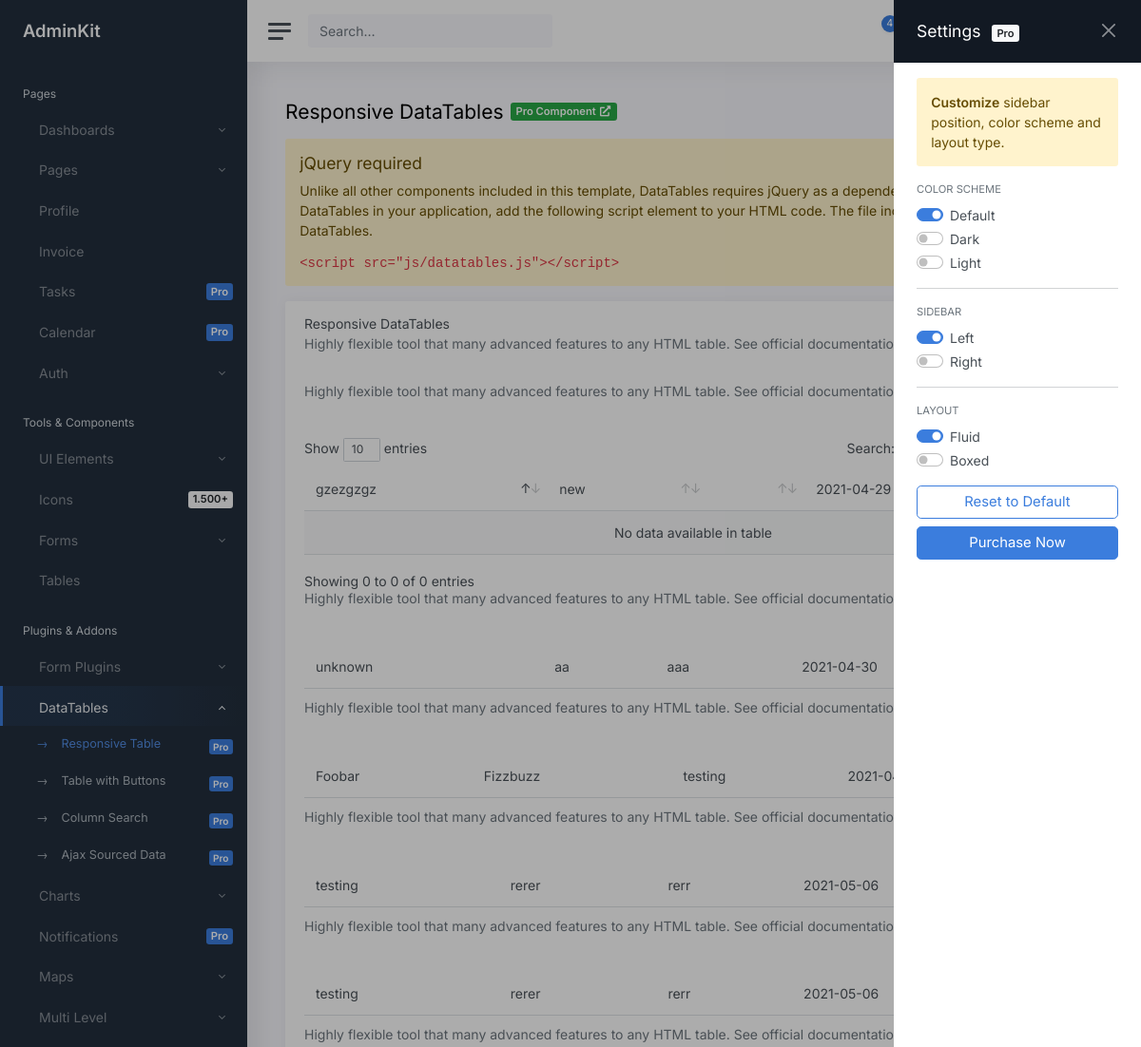
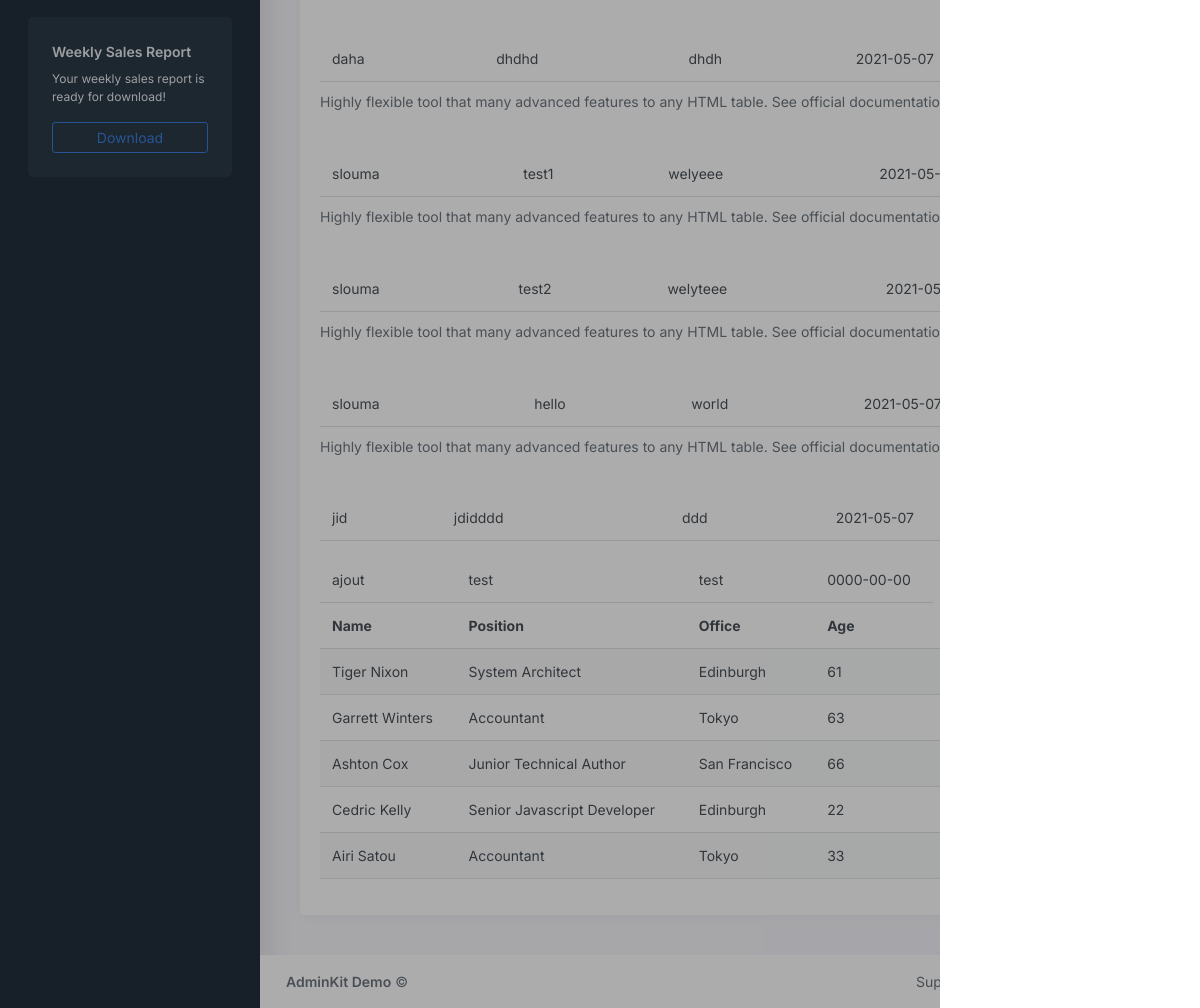
Screenshot of /back/backendtable.php with the database file from the repository (2 pictures, top to bottom).
### tables this page shows
CREATE TABLE `threads` (
  `ID` int(11) NOT NULL,
  `utilisateur` varchar(20) NOT NULL,
  `titre` varchar(100) NOT NULL,
  `contenu` varchar(1000) NOT NULL,
  `date` date NOT NULL DEFAULT current_timestamp()
);

### Controller/sujetC.php (called while the page is built, shortened)
<?PHP
class ForumC
{
	public function afficherThreads()
	{
		$sql = "SELECT * FROM threads";
		$db = config::getConnexion();
		try {
			$liste = $db->query($sql);
			return $liste;
		} catch (Exception $e) {
			die('Erreur: ' . $e->getMessage());
		}
	}
}

### back/backendtable.php (the view, shortened to what this page needs)
<?php
    include "../Controller/sujetC.php";
    $sujetC = new  forumC();
    $listeU = $sujetC->afficherThreads();
?>
<!DOCTYPE html>
<html lang="en">
<head>
	<link href="css/app.css" rel="stylesheet">
</head>
<body data-theme="default" data-layout="fluid" data-sidebar="left">
	<div class="wrapper">
		<nav id="sidebar" class="sidebar">
			<div class="sidebar-content js-simplebar">
				<a class="sidebar-brand" href="index.html">
					<span class="align-middle">AdminKit</span>
				</a>
				<ul class="sidebar-nav">
					<li class="sidebar-header">
						Pages
					</li>
					<li class="sidebar-item">
						<a data-bs-target="#dashboards" data-bs-toggle="collapse" class="sidebar-link collapsed">
							<i class="align-middle" data-feather="sliders"></i> <span class="align-middle">Dashboards</span>
						</a>
					</li>
					<li class="sidebar-item">
						<a data-bs-target="#pages" data-bs-toggle="collapse" class="sidebar-link collapsed">
							<i class="align-middle" data-feather="layout"></i> <span class="align-middle">Pages</span>
						</a>
					</li>
					<li class="sidebar-item">
						<a class="sidebar-link" href="pages-profile.html">
							<i class="align-middle" data-feather="user"></i> <span class="align-middle">Profile</span>
						</a>
					</li>
					<li class="sidebar-item">
						<a class="sidebar-link" href="pages-invoice.html">
							<i class="align-middle" data-feather="credit-card"></i> <span class="align-middle">Invoice</span>
						</a>
					</li>
					<li class="sidebar-item">
						<a class="sidebar-link" href="pages-tasks.html">
							<i class="align-middle" data-feather="list"></i> <span class="align-middle">Tasks</span>
							<span class="sidebar-badge badge bg-primary">Pro</span>
						</a>
					</li>
					<li class="sidebar-item">
						<a class="sidebar-link" href="calendar.html">
							<i class="align-middle" data-feather="calendar"></i> <span class="align-middle">Calendar</span>
							<span class="sidebar-badge badge bg-primary">Pro</span>
						</a>
					</li>
					<li class="sidebar-item">
						<a href="#auth" data-bs-toggle="collapse" class="sidebar-link collapsed">
							<i class="align-middle" data-feather="users"></i> <span class="align-middle">Auth</span>
						</a>
					</li>
					<li class="sidebar-header">
						Tools & Components
					</li>
					<li class="sidebar-item">
						<a data-bs-target="#ui" data-bs-toggle="collapse" class="sidebar-link collapsed">
							<i class="align-middle" data-feather="briefcase"></i> <span class="align-middle">UI Elements</span>
						</a>
					</li>
					<li class="sidebar-item">
						<a data-bs-target="#icons" data-bs-toggle="collapse" class="sidebar-link collapsed">
							<i class="align-middle" data-feather="coffee"></i> <span class="align-middle">Icons</span>
							<span class="sidebar-badge badge bg-light">1.500+</span>
						</a>
					</li>
					<li class="sidebar-item">
						<a data-bs-target="#forms" data-bs-toggle="collapse" class="sidebar-link collapsed">
							<i class="align-middle" data-feather="check-circle"></i> <span class="align-middle">Forms</span>
						</a>
					</li>
					<li class="sidebar-item">
						<a class="sidebar-link" href="tables-bootstrap.html">
							<i class="align-middle" data-feather="list"></i> <span class="align-middle">Tables</span>
						</a>
					</li>
					<li class="sidebar-header">
						Plugins & Addons
					</li>
					<li class="sidebar-item">
						<a data-bs-target="#form-plugins" data-bs-toggle="collapse" class="sidebar-link collapsed">
							<i class="align-middle" data-feather="check-square"></i> <span class="align-middle">Form Plugins</span>
						</a>
					</li>
					<li class="sidebar-item active">
						<a data-bs-target="#datatables" data-bs-toggle="collapse" class="sidebar-link">
							<i class="align-middle" data-feather="list"></i> <span class="align-middle">DataTables</span>
						</a>
						<ul id="datatables" class="sidebar-dropdown list-unstyled collapse show" data-bs-parent="#sidebar">
							<li class="sidebar-item active"><a class="sidebar-link" href="tables-datatables-responsive.html">Responsive Table <span
										class="sidebar-badge badge bg-primary">Pro</span></a></li>
							<li class="sidebar-item"><a class="sidebar-link" href="tables-datatables-buttons.html">Table with Buttons <span
										class="sidebar-badge badge bg-primary">Pro</span></a></li>
							<li class="sidebar-item"><a class="sidebar-link" href="tables-datatables-column-search.html">Column Search <span
										class="sidebar-badge badge bg-primary">Pro</span></a></li>
							<li class="sidebar-item"><a class="sidebar-link" href="tables-datatables-ajax.html">Ajax Sourced Data <span
										class="sidebar-badge badge bg-primary">Pro</span></a></li>
						</ul>
					</li>
					<li class="sidebar-item">
						<a data-bs-target="#charts" data-bs-toggle="collapse" class="sidebar-link collapsed">
							<i class="align-middle" data-feather="bar-chart-2"></i> <span class="align-middle">Charts</span>
						</a>
					</li>
					<li class="sidebar-item">
						<a class="sidebar-link" href="notifications.html">
							<i class="align-middle" data-feather="bell"></i> <span class="align-middle">Notifications</span>
							<span class="sidebar-badge badge bg-primary">Pro</span>
						</a>
					</li>
					<li class="sidebar-item">
						<a data-bs-target="#maps" data-bs-toggle="collapse" class="sidebar-link collapsed">
							<i class="align-middle" data-feather="map"></i> <span class="align-middle">Maps</span>
						</a>
					</li>
					<li class="sidebar-item">
						<a data-bs-target="#multi" data-bs-toggle="collapse" class="sidebar-link collapsed">
							<i class="align-middle" data-feather="corner-right-down"></i> <span class="align-middle">Multi Level</span>
						</a>
					</li>
				</ul>
				<div class="sidebar-cta">
					<div class="sidebar-cta-content">
						<strong class="d-inline-block mb-2">Weekly Sales Report</strong>
						<div class="mb-3 text-sm">
							Your weekly sales report is ready for download!
						</div>
						<div class="d-grid">
							<a href="https://adminkit.io/" class="btn btn-outline-primary" target="_blank">Download</a>
						</div>
					</div>
				</div>
			</div>
		</nav>
		<div class="main">
			<nav class="navbar navbar-expand navbar-light navbar-bg">
				<a class="sidebar-toggle d-flex">
					<i class="hamburger align-self-center"></i>
				</a>
				<form class="d-none d-sm-inline-block">
					<div class="input-group input-group-navbar">
						<input type="text" class="form-control" placeholder="Search…" aria-label="Search">
						<button class="btn" type="button">
						</button>
					</div>
				</form>
				<div class="navbar-collapse collapse">
					<ul class="navbar-nav navbar-align">
						<li class="nav-item dropdown">
							<a class="nav-icon dropdown-toggle" href="#" id="alertsDropdown" data-bs-toggle="dropdown">
								<div class="position-relative">
									<span class="indicator">4</span>
								</div>
							</a>
						</li>
						<li class="nav-item dropdown">
							<a class="nav-icon dropdown-toggle" href="#" id="messagesDropdown" data-bs-toggle="dropdown">
							</a>
						</li>
						<li class="nav-item dropdown">
							<a class="nav-flag dropdown-toggle" href="#" id="languageDropdown" data-bs-toggle="dropdown">
							</a>
						</li>
						<li class="nav-item dropdown">
							<a class="nav-link dropdown-toggle d-none d-sm-inline-block" href="#" data-bs-toggle="dropdown">
								<img src="img/avatars/avatar.jpg" class="avatar img-fluid rounded me-1" alt="Charles Hall" /> <span class="text-dark">Charles
									Hall</span>
							</a>
						</li>
					</ul>
				</div>
			</nav>
			<main class="content">
				<div class="container-fluid p-0">
					<div class="mb-3">
						<h1 class="h3 d-inline align-middle">Responsive DataTables</h1><a class="badge bg-success text-white ms-2"
							href="https://adminkit.io/pricing/" target="_blank">Pro Component <i class="fas fa-fw fa-external-link-alt"></i></a>
					</div>
					<div class="row">
						<div class="col-12">
							<div class="alert alert-warning alert-dismissible" role="alert">
								<div class="alert-message">
									<h4 class="alert-heading">jQuery required</h4>
									<p>
										Unlike all other components included in this template, DataTables requires jQuery as a dependency. If you want to use
										DataTables in your application, add the following script element to your HTML code. The file includes both jQuery and
										DataTables.
									</p>
									<pre class="h6 text-danger mb-0">&#x3C;script src=&#x22;js/datatables.js&#x22;&#x3E;&#x3C;/script&#x3E;</pre>
								</div>
							</div>
							<div class="card">
								<div class="card-header">
									<h5 class="card-title">Responsive DataTables</h5>
									<?php
            foreach ($listeU as $forum) {
            ?>
									<h6 class="card-subtitle text-muted">Highly flexible tool that many advanced features to any HTML table. See official
										documentation <a href="https://datatables.net/extensions/responsive/" target="_blank"
											rel="noopener noreferrer nofollow">here</a>.</h6>
								</div>
								<div class="card-body">
									<table id="datatables-reponsive" class="table table-striped" style="width:100%">
										<thead>
                                         <tr>
										 <td><?php echo $forum['utilisateur']; ?></td>
        <td><?php echo $forum['titre']; ?></td>
        <td><?php echo $forum['contenu']; ?></td>
        <td><?php echo $forum['date']; ?></td>
										 </tr>
										 <?php
        } ?>
											<tr>
												<th>Name</th>
												<th>Position</th>
												<th>Office</th>
												<th>Age</th>
												<th>Start date</th>
												<th>Salary</th>
											</tr>
										</thead>
										<tbody>
											<tr>
												<td>Tiger Nixon</td>
												<td>System Architect</td>
												<td>Edinburgh</td>
												<td>61</td>
												<td>2011/04/25</td>
												<td>$320,800</td>
											</tr>
											<tr>
												<td>Garrett Winters</td>
												<td>Accountant</td>
												<td>Tokyo</td>
												<td>63</td>
												<td>2011/07/25</td>
												<td>$170,750</td>
											</tr>
											<tr>
												<td>Ashton Cox</td>
												<td>Junior Technical Author</td>
												<td>San Francisco</td>
												<td>66</td>
												<td>2009/01/12</td>
												<td>$86,000</td>
											</tr>
											<tr>
												<td>Cedric Kelly</td>
												<td>Senior Javascript Developer</td>
												<td>Edinburgh</td>
												<td>22</td>
												<td>2012/03/29</td>
												<td>$433,060</td>
											</tr>
											<tr>
												<td>Airi Satou</td>
												<td>Accountant</td>
												<td>Tokyo</td>
												<td>33</td>
												<td>2008/11/28</td>
												<td>$162,700</td>
											</tr>
										</tbody>
									</table>
								</div>
							</div>
						</div>
					</div>
				</div>
			</main>
			<footer class="footer">
				<div class="container-fluid">
					<div class="row text-muted">
						<div class="col-6 text-start">
							<p class="mb-0">
								<a href="index.html" class="text-muted"><strong>AdminKit Demo</strong></a> &copy;
							</p>
						</div>
						<div class="col-6 text-end">
							<ul class="list-inline">
								<li class="list-inline-item">
									<a class="text-muted" href="#">Support</a>
								</li>
								<li class="list-inline-item">
									<a class="text-muted" href="#">Help Center</a>
								</li>
								<li class="list-inline-item">
									<a class="text-muted" href="#">Privacy</a>
								</li>
								<li class="list-inline-item">
									<a class="text-muted" href="#">Terms</a>
								</li>
							</ul>
						</div>
					</div>
				</div>
			</footer>
		</div>
	</div>
</body>
</html>

### rows the page displays
threads: utilisateur "gzezgzgz", titre "new", date "2021-04-29"
threads: utilisateur "unknown", titre "aa", contenu "aaa", date "2021-04-30"
threads: utilisateur "Foobar", titre "Fizzbuzz", contenu "testing", date "2021-04-30"
threads: utilisateur "testing", titre "rerer", contenu "rerr", date "2021-05-06"
threads: utilisateur "testing", titre "rerer", contenu "rerr", date "2021-05-06"
threads: utilisateur "daha", titre "dhdhd", contenu "dhdh", date "2021-05-07"
threads: utilisateur "slouma", titre "test1", contenu "welyeee", date "2021-05-07"
threads: utilisateur "slouma", titre "test2", contenu "welyteee", date "2021-05-07"
threads: utilisateur "slouma", titre "hello", contenu "world", date "2021-05-07"
threads: utilisateur "jid", titre "jdidddd", contenu "ddd", date "2021-05-07"
threads: utilisateur "ajout", titre "test", contenu "test", date "0000-00-00"
